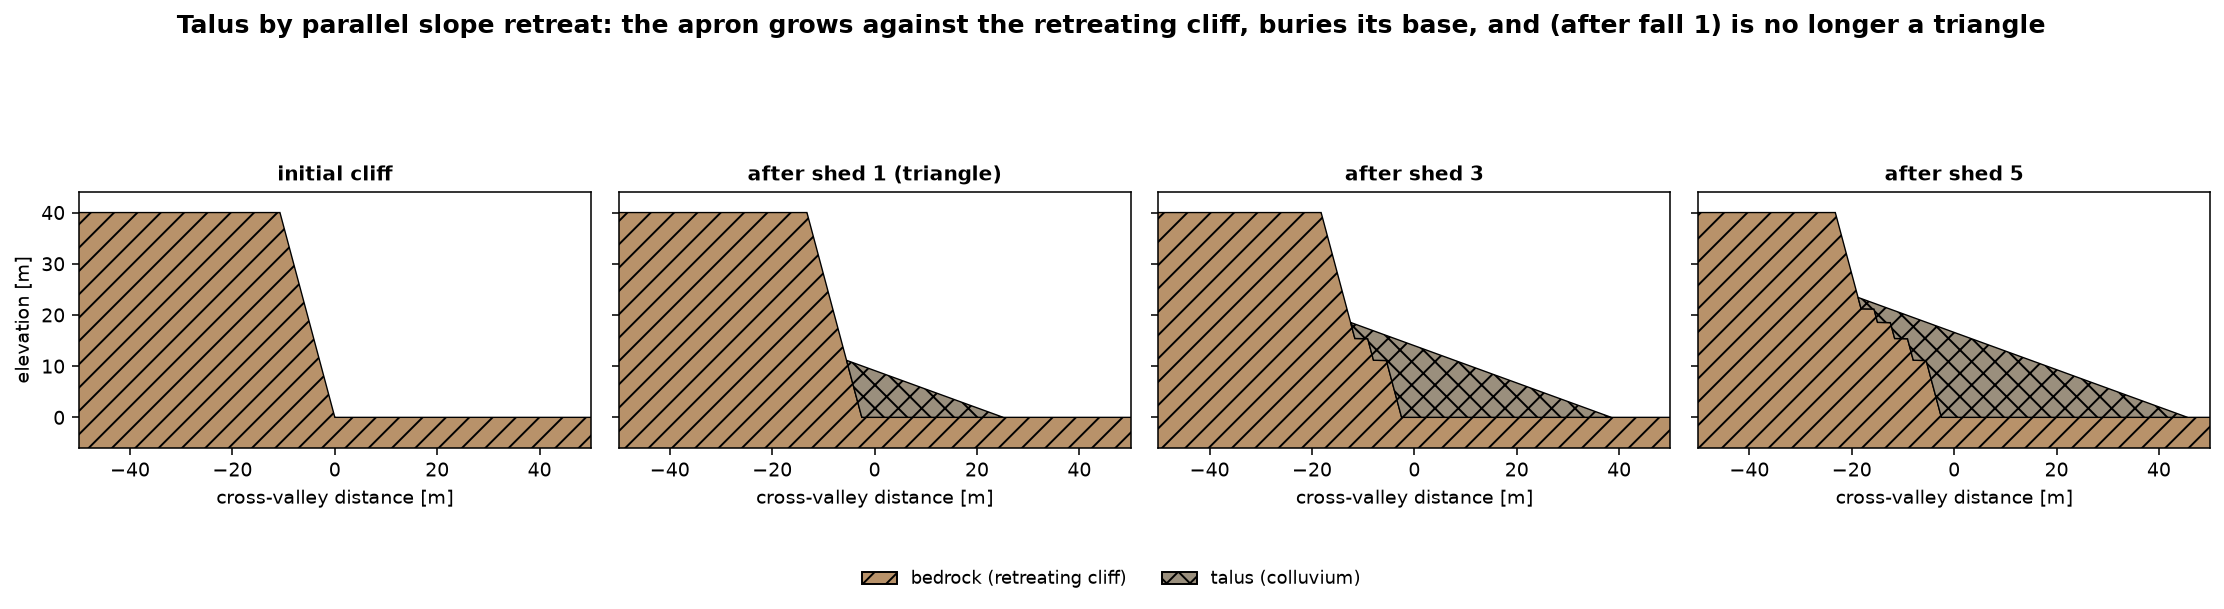

Write the Python code that produced this figure.
#! /usr/bin/env python
"""
Talus by parallel slope retreat -- the mechanism and its geometry.

An exposed slope standing at its angle of repose sheds material by PARALLEL
RETREAT: the face steps back into the hillslope keeping its angle, and the shed
rock piles as talus at the base. The pile buries the lower face, so only the
still-exposed face above the talus keeps retreating -- a moving boundary that
makes the retreat decelerate as the apron grows, and it leaves the cliff with a
GRADED (differential-retreat) profile: the higher it is, the longer it stayed
exposed, the farther it retreated. (This is the river-ABSENT talus that a
migrating channel unlocks; undercutting by a present channel instead sends
material straight to the river. See issue awickert/TerraPIN#9.)

The apron rests on the strath and leans on the cliff, its free surface at the
colluvium repose angle a_c, its area equal to the (porosity-fluffed) shed volume.

  * The FIRST fall, against a straight cliff, is a triangle -- closed form,
    no root-finding (a_c, a_w = colluvium, wall angles; t = their tangents):
        A = 1/2 b h,  h = b (t_c t_w)/(t_w - t_c)
      => b = sqrt(2A (t_w - t_c)/(t_c t_w)),   h = sqrt(2A (t_c t_w)/(t_w - t_c))
    (area is 1/2 b h for ANY wall angle; the wall angle only relates b and h).

  * After that it is NO LONGER a triangle: differential retreat kinks the cliff,
    so the apron bulges out along the retreated steps. The free surface is still
    one repose line, so the general area-matching solver -- colluvial_pile /
    position_repose_surface, given the BOUNDED wall-strath corner as its void --
    places it against whatever cliff shape is actually there. That is what this
    example uses, so the apron is correct on every fall.

Driven here by a fixed retreat step dx per event; the shed volume V = dx * exposed
height falls out, and mass is conserved (talus_area * (1 - lambda_p) == rock removed).

Run in the dedicated environment:
    conda run -n terrapin python examples/standard/talus_slope_retreat.py
"""
import os
import math

import numpy as np
import matplotlib
matplotlib.use("Agg")
import matplotlib.pyplot as plt
from matplotlib.patches import Patch
from shapely.geometry import Polygon

from terrapin.geometry import colluvial_pile

LAMBDA = 0.35                          # sediment porosity (fluffs rock into talus)
ALPHA_C, ALPHA_W = 20.0, 75.0          # colluvium repose; bedrock wall face [deg]
T_W = math.tan(math.radians(ALPHA_W))
Z_TOP, DX, X_RIGHT = 40.0, 2.5, 100.0  # cliff height [m]; retreat per shed [m]; valley extent

ZG = np.linspace(0.0, Z_TOP, 801)      # height grid tracking the cliff face position
xface = -ZG / T_W                      # face x at each height (cliff base at x = 0)


def corner_void(xf):
    """The bounded wall-strath corner the talus can occupy: cliff face on the left,
    strath below, the valley to the right, capped at the cliff top."""
    return Polygon([(xf[i], ZG[i]) for i in range(len(ZG))] + [(X_RIGHT, Z_TOP), (X_RIGHT, 0.0)])


def cliff_solid(xf):
    """Bedrock: floor plus the wall left of the (retreating) face profile."""
    from shapely.geometry import box
    wall = [(xf[i], ZG[i]) for i in range(len(ZG))] + [(-100.0, Z_TOP), (-100.0, 0.0)]
    return box(-100.0, -10.0, X_RIGHT, 0.0).union(Polygon(wall))


total_V, talus_top = 0.0, 0.0
history = [(cliff_solid(xface.copy()), None)]
print("shed |     V | run-out | talus top | mass: talus*(1-lam) == rock removed")
for k in range(5):
    exposed = ZG > (talus_top - 1e-9 if talus_top < 1e-6 else talus_top)  # base bares only when uncovered
    V = DX * (Z_TOP - talus_top)                     # exposed face swept back by dx
    xface[exposed] -= DX
    total_V += V
    apron, overflow = colluvial_pile(total_V, corner_void(xface), ALPHA_C, LAMBDA)
    talus_top = apron.bounds[3] if not apron.is_empty else 0.0
    toe = apron.bounds[2] if not apron.is_empty else 0.0
    history.append((cliff_solid(xface.copy()), apron))
    print("  %d  | %5.1f |  %6.2f |   %6.2f  |   %7.2f == %7.2f"
          % (k + 1, V, toe, talus_top, apron.area * (1.0 - LAMBDA), total_V))

panels = [0, 1, 3, 5]
titles = ["initial cliff", "after shed 1 (triangle)", "after shed 3", "after shed 5"]
fig, axes = plt.subplots(1, 4, figsize=(16.0, 4.3), sharex=True, sharey=True)
for ax, i, title in zip(axes, panels, titles):
    solid, apron = history[i]
    for geom, fc, hatch in [(solid, "#b8926a", "//"), (apron, "#9a8f7d", "xx")]:
        if geom is None or geom.is_empty:
            continue
        for p in (geom.geoms if geom.geom_type != "Polygon" else [geom]):
            xs, zs = p.exterior.xy
            ax.fill(xs, zs, facecolor=fc, edgecolor="k", linewidth=0.7, hatch=hatch)
    ax.set_title(title, fontsize=10.5, fontweight="bold")
    ax.set_xlim(-50, 50); ax.set_ylim(-6, 44); ax.set_aspect(1.0)
    ax.set_xlabel("cross-valley distance [m]")
axes[0].set_ylabel("elevation [m]")

handles = [Patch(facecolor="#b8926a", edgecolor="k", hatch="//", label="bedrock (retreating cliff)"),
           Patch(facecolor="#9a8f7d", edgecolor="k", hatch="xx", label="talus (colluvium)")]
fig.legend(handles=handles, loc="lower center", ncol=2, fontsize=9, frameon=False,
           bbox_to_anchor=(0.5, 0.0))
fig.suptitle("Talus by parallel slope retreat: the apron grows against the retreating cliff, buries "
             "its base, and (after fall 1) is no longer a triangle", fontsize=13, fontweight="bold")
fig.tight_layout(rect=(0, 0.06, 1, 0.96))

out = os.path.join(os.path.dirname(os.path.abspath(__file__)), "talus_slope_retreat.png")
fig.savefig(out, dpi=140, bbox_inches="tight")
print("wrote", out)
